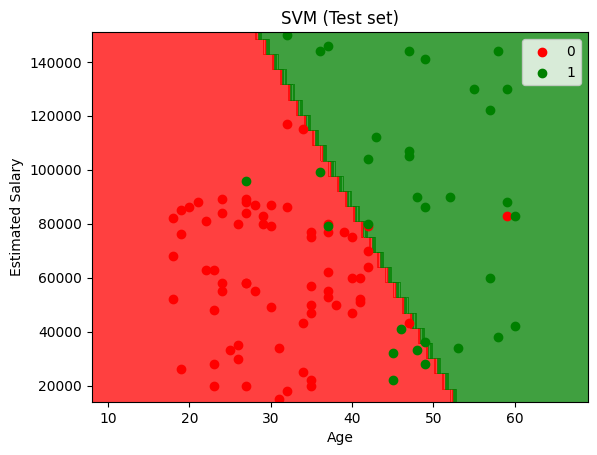

The script that saved this image:
import numpy as np
import matplotlib.pyplot as plt
import pandas as pd

dataset = pd.read_csv('Social_Network_Ads.csv')
X = dataset.iloc[:, :-1].values
y = dataset.iloc[:, -1].values

from sklearn.model_selection import train_test_split
X_train, X_test, y_train, y_test = train_test_split(X, y, test_size = 0.25, random_state = 0)

print(X_train)
print(y_train)
print(X_test)
print(y_test)

from sklearn.preprocessing import StandardScaler
sc = StandardScaler()
X_train = sc.fit_transform(X_train)
X_test = sc.transform(X_test) # fit the data between 0 and 1

print(X_train)
print(X_test)

from sklearn.svm import SVC
classifier = SVC(kernel='linear', random_state = 0)
classifier.fit(X_train, y_train) # train the data

# parameter from 2D to 1D, age: 30, salary: 87000
# Scale (sc.transform) the features
# first observation
print(classifier.predict(sc.transform([[30, 87000]])))

# comparing the real data with prediction
y_pred = classifier.predict(X_test)
print(np.concatenate((y_pred.reshape(len(y_pred),1), y_test.reshape(len(y_test),1)),1))

# confusion matrix
# 2 by 2 matrix
# how well did we go
from sklearn.metrics import confusion_matrix, accuracy_score
confusion_matrix_result = matrix = confusion_matrix(y_test, y_pred)
print(confusion_matrix_result)

# how well did we go, percentage wise
print(accuracy_score(y_test, y_pred))

# test data
from matplotlib.colors import ListedColormap
X_set, y_set = sc.inverse_transform(X_test), y_test
X1, X2 = np.meshgrid(np.arange(start = X_set[:, 0].min() - 10, stop = X_set[:, 0].max() + 10, step = 1),
                     np.arange(start = X_set[:, 1].min() - 1000, stop = X_set[:, 1].max() + 1000, step = 1))
plt.contourf(X1, X2, classifier.predict(sc.transform(np.array([X1.ravel(), X2.ravel()]).T)).reshape(X1.shape),
             alpha = 0.75, cmap = ListedColormap(('red', 'green')))
plt.xlim(X1.min(), X1.max())
plt.ylim(X2.min(), X2.max())
for i, j in enumerate(np.unique(y_set)):
    plt.scatter(X_set[y_set == j, 0], X_set[y_set == j, 1], color = ListedColormap(('red', 'green'))(i), label = j)
plt.title('SVM (Test set)')
plt.xlabel('Age')
plt.ylabel('Estimated Salary')
plt.legend()
plt.savefig('svm.png', bbox_inches='tight')
plt.show()

